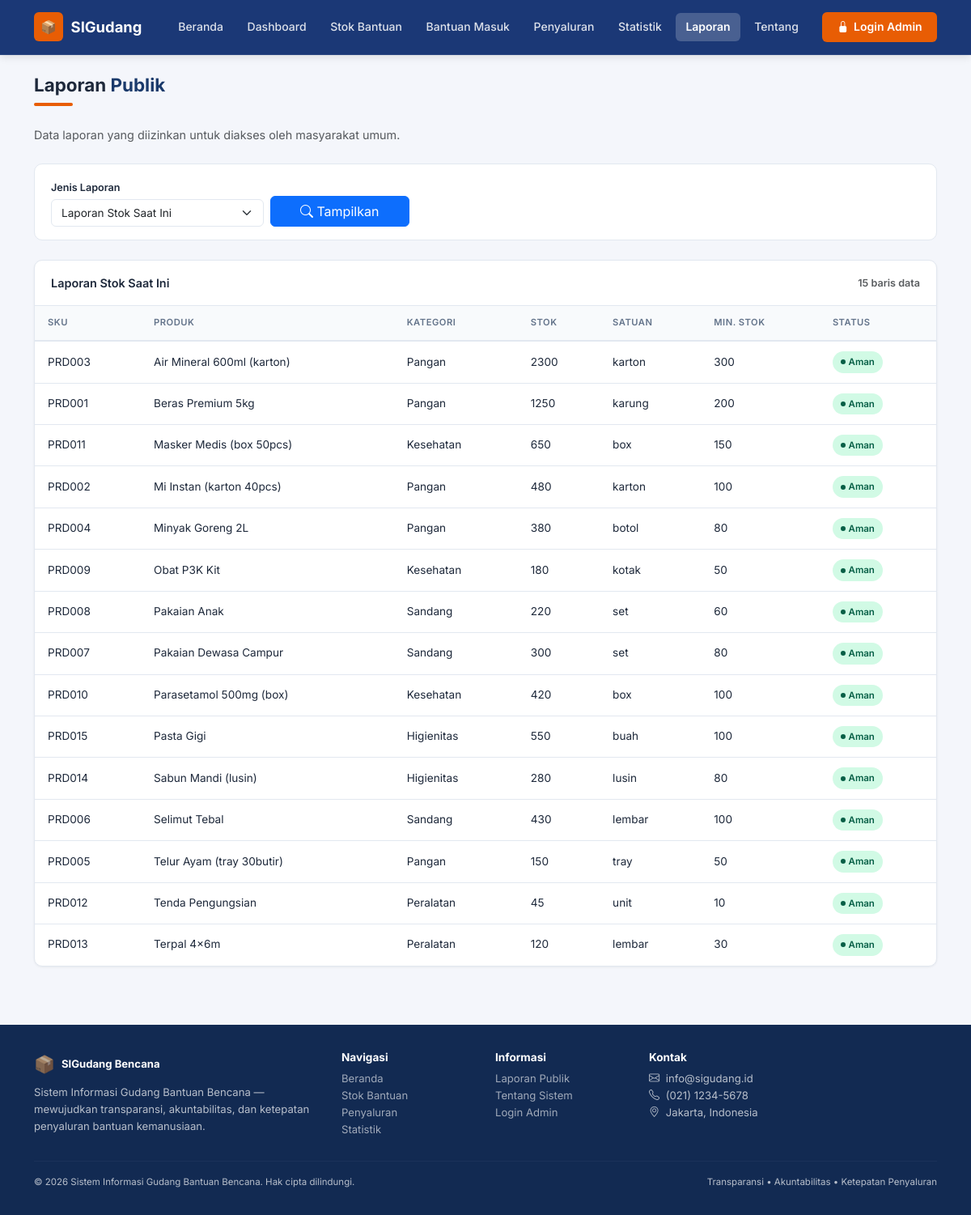
The page /public/laporan_publik.php on the database its author committed.
### tables this page shows
CREATE TABLE `products` (
  `id`            INT UNSIGNED NOT NULL AUTO_INCREMENT,
  `category_id`   INT UNSIGNED NOT NULL,
  `sku`           VARCHAR(50)  NOT NULL,
  `name`          VARCHAR(200) NOT NULL,
  `unit`          VARCHAR(30)  NOT NULL DEFAULT 'pcs',
  `price`         DECIMAL(15,2) NOT NULL DEFAULT 0.00,
  `stock`         INT          NOT NULL DEFAULT 0,
  `minimum_stock` INT          NOT NULL DEFAULT 0,
  `description`   TEXT                  DEFAULT NULL,
  `is_public`     TINYINT(1)   NOT NULL DEFAULT 1,
  `created_at`    DATETIME     NOT NULL DEFAULT CURRENT_TIMESTAMP,
  PRIMARY KEY (`id`),
  UNIQUE KEY `uq_sku` (`sku`),
  KEY `fk_prod_cat` (`category_id`),
  CONSTRAINT `fk_prod_cat` FOREIGN KEY (`category_id`)
    REFERENCES `categories` (`id`) ON UPDATE CASCADE ON DELETE RESTRICT
);

CREATE TABLE `categories` (
  `id`          INT UNSIGNED NOT NULL AUTO_INCREMENT,
  `name`        VARCHAR(100) NOT NULL,
  `description` TEXT                  DEFAULT NULL,
  `created_at`  DATETIME     NOT NULL DEFAULT CURRENT_TIMESTAMP,
  PRIMARY KEY (`id`),
  UNIQUE KEY `uq_cat_name` (`name`)
);

### helpers/functions.php (called while the page is built, shortened)
<?php
function e(string $str): string {
    return htmlspecialchars($str, ENT_QUOTES | ENT_HTML5, 'UTF-8');
}
function sanitizeString(mixed $val, int $maxLen = 500): string {
    $s = trim((string)($val ?? ''));
    return mb_substr($s, 0, $maxLen);
}

### public/laporan_publik.php (the view, shortened to what this page needs)
<?php
require_once dirname(__DIR__) . '/helpers/functions.php';
$db = getDB();
$jenisLaporan = sanitizeString($_GET['jenis'] ?? 'stok', 20);
$jenisList = [
  'stok'      => 'Laporan Stok Saat Ini',
  'distribusi' => 'Laporan Distribusi',
  'masuk'     => 'Laporan Bantuan Masuk',
];
$data = [];
$columns = [];
if ($jenisLaporan === 'stok') {
  $stmt = $db->query("
    SELECT p.sku, p.name AS produk, c.name AS kategori, p.stock, p.unit, p.minimum_stock,
           CASE WHEN p.stock <= p.minimum_stock THEN 'Kritis' ELSE 'Aman' END AS status
    FROM products p JOIN categories c ON p.category_id=c.id
    WHERE p.is_public=1 ORDER BY p.name
  ");
  $data = $stmt->fetchAll();
  $columns = ['SKU','Produk','Kategori','Stok','Satuan','Min. Stok','Status'];
}
include dirname(__DIR__) . '/views/partials/header_public.php';
?>
<div class="container py-4">
  <div class="mb-4">
    <h1 class="section-heading">Laporan <span>Publik</span></h1>
    <div class="section-divider"></div>
    <p class="text-muted">Data laporan yang diizinkan untuk diakses oleh masyarakat umum.</p>
  </div>
  <form method="GET" class="filter-bar mb-4">
    <div class="row g-2 align-items-end">
      <div class="col-md-3">
        <label class="form-label small fw-semibold mb-1">Jenis Laporan</label>
        <select name="jenis" class="form-select">
          <?php foreach ($jenisList as $k=>$v): ?>
            <option value="<?= $k ?>" <?= $jenisLaporan===$k?'selected':'' ?>><?= e($v) ?></option>
          <?php endforeach; ?>
        </select>
      </div>
      <div class="col-md-2 d-flex gap-1">
        <button type="submit" class="btn btn-primary flex-fill"><i class="bi bi-search"></i> Tampilkan</button>
      </div>
    </div>
  </form>
  <div class="card-panel">
    <div class="card-panel-header">
      <span><?= e($jenisList[$jenisLaporan]) ?></span>
      <small class="text-muted"><?= count($data) ?> baris data</small>
    </div>
    <div class="table-responsive">
      <table class="table-modern w-100">
        <thead><tr>
          <?php foreach ($columns as $col): ?>
            <th><?= e($col) ?></th>
          <?php endforeach; ?>
        </tr></thead>
        <tbody>
          <?php if (empty($data)): ?>
            <tr><td colspan="<?= count($columns) ?>" class="empty-state"><span class="empty-icon">📊</span>Tidak ada data untuk parameter ini</td></tr>
          <?php else: ?>
            <?php foreach ($data as $row): ?>
              <tr>
                <?php foreach (array_values($row) as $i => $cell): ?>
                  <td>
                    <?php if ($columns[$i]==='Status'): ?>
                      <span class="badge-status <?= $cell==='Kritis'?'badge-kritis':'badge-aman' ?>"><?= e($cell) ?></span>
                    <?php elseif ($columns[$i]==='Tanggal'): ?>
                      <?= e(formatDate((string)$cell,'d M Y')) ?>
                    <?php elseif ($columns[$i]==='Jumlah'): ?>
                      <strong><?= formatNumber((int)$cell) ?></strong>
                    <?php else: ?>
                      <?= e((string)$cell) ?>
                    <?php endif; ?>
                  </td>
                <?php endforeach; ?>
              </tr>
            <?php endforeach; ?>
          <?php endif; ?>
        </tbody>
      </table>
    </div>
  </div>
</div>
<?php include dirname(__DIR__) . '/views/partials/footer_public.php'; ?>

### assets/css/style.css (style rules this page uses)
:root { --primary: #1a3a6b; --primary-dark: #122a52; --primary-light: #2456a4; --accent: #e85d04; --accent-light: #ff6b08; --success: #0fa86a; --danger: #dc3545; --warning: #ffc107; --info: #0dcaf0; --sidebar-bg: #1a3a6b; --sidebar-text: rgba(255,255,255,0.85); --sidebar-hover: rgba(255,255,255,0.12); --sidebar-active:#2456a4; --body-bg: #f4f6fb; --card-bg: #ffffff; --border-color: #e2e8f0; --text-primary: #1e293b; --text-secondary:#64748b; --text-muted: #94a3b8; --shadow-sm: 0 1px 3px rgba(0,0,0,0.06); --shadow-md: 0 4px 16px rgba(0,0,0,0.08); --shadow-lg: 0 8px 32px rgba(0,0,0,0.12); --radius-sm: 6px; --radius-md: 10px; --radius-lg: 16px; --transition: all 0.2s ease; }
*, *::before, *::after { box-sizing: border-box; }
body { font-family: 'Inter', sans-serif; background: var(--body-bg); color: var(--text-primary); font-size: 0.9rem; line-height: 1.6; margin: 0; }
.card-panel { background: var(--card-bg); border-radius: var(--radius-md); box-shadow: var(--shadow-sm); border: 1px solid var(--border-color); }
.card-panel-header { padding: 1rem 1.25rem; border-bottom: 1px solid var(--border-color); display: flex; align-items: center; justify-content: space-between; font-weight: 600; font-size: 0.9rem; color: var(--text-primary); }
.table-modern { width: 100%; border-collapse: collapse; font-size: 0.85rem; }
.table-modern thead tr { background: #f8fafc; border-bottom: 2px solid var(--border-color); }
.table-modern th { padding: 0.75rem 1rem; font-weight: 600; color: var(--text-secondary); text-transform: uppercase; font-size: 0.7rem; letter-spacing: 0.5px; white-space: nowrap; }
.table-modern td { padding: 0.75rem 1rem; border-bottom: 1px solid var(--border-color); vertical-align: middle; }
.table-modern tbody tr:last-child td { border-bottom: none; }
.badge-status { display: inline-flex; align-items: center; gap: 4px; padding: 0.25rem 0.6rem; border-radius: 20px; font-size: 0.72rem; font-weight: 600; }
.badge-status::before { content: ''; width: 6px; height: 6px; border-radius: 50%; background: currentColor; }
.badge-aman { background: #d1fae5; color: #065f46; }
.filter-bar { background: var(--card-bg); border: 1px solid var(--border-color); border-radius: var(--radius-md); padding: 1rem 1.25rem; margin-bottom: 1rem; }
.filter-bar .form-control, .filter-bar .form-select { font-size: 0.85rem; border-color: var(--border-color); border-radius: var(--radius-sm); }
.section-heading { font-size: 1.4rem; font-weight: 700; color: var(--text-primary); }
.section-heading span { color: var(--primary); }
.section-divider { width: 48px; height: 4px; background: var(--accent); border-radius: 2px; margin: 0.5rem 0 1.5rem; }
.table-responsive { overflow-x: auto; }

### rows shown on the page
products: sku "PRD003", name "Air Mineral 600ml (karton)", category.name "Pangan", stock "2300", unit "karton", minimum_stock "300", cell "Aman"
products: sku "PRD001", name "Beras Premium 5kg", category.name "Pangan", stock "1250", unit "karung", minimum_stock "200", cell "Aman"
products: sku "PRD011", name "Masker Medis (box 50pcs)", category.name "Kesehatan", stock "650", unit "box", minimum_stock "150", cell "Aman"
products: sku "PRD002", name "Mi Instan (karton 40pcs)", category.name "Pangan", stock "480", unit "karton", minimum_stock "100", cell "Aman"
products: sku "PRD004", name "Minyak Goreng 2L", category.name "Pangan", stock "380", unit "botol", minimum_stock "80", cell "Aman"
products: sku "PRD009", name "Obat P3K Kit", category.name "Kesehatan", stock "180", unit "kotak", minimum_stock "50", cell "Aman"
products: sku "PRD008", name "Pakaian Anak", category.name "Sandang", stock "220", unit "set", minimum_stock "60", cell "Aman"
products: sku "PRD007", name "Pakaian Dewasa Campur", category.name "Sandang", stock "300", unit "set", minimum_stock "80", cell "Aman"
products: sku "PRD010", name "Parasetamol 500mg (box)", category.name "Kesehatan", stock "420", unit "box", minimum_stock "100", cell "Aman"
products: sku "PRD015", name "Pasta Gigi", category.name "Higienitas", stock "550", unit "buah", minimum_stock "100", cell "Aman"
products: sku "PRD014", name "Sabun Mandi (lusin)", category.name "Higienitas", stock "280", unit "lusin", minimum_stock "80", cell "Aman"
products: sku "PRD006", name "Selimut Tebal", category.name "Sandang", stock "430", unit "lembar", minimum_stock "100", cell "Aman"
products: sku "PRD005", name "Telur Ayam (tray 30butir)", category.name "Pangan", stock "150", unit "tray", minimum_stock "50", cell "Aman"
products: sku "PRD012", name "Tenda Pengungsian", category.name "Peralatan", stock "45", unit "unit", minimum_stock "10", cell "Aman"
products: sku "PRD013", name "Terpal 4x6m", category.name "Peralatan", stock "120", unit "lembar", minimum_stock "30", cell "Aman"

### other values the page prints
APP_SHORT "SIGudang"
$jenisList[$jenisLaporan] "Laporan Stok Saat Ini"
count($data) "15"
$col "SKU"
$col "PRODUK"
$col "KATEGORI"
$col "STOK"
$col "SATUAN"
$col "MIN. STOK"
$col "STATUS"
APP_NAME "Sistem Informasi Gudang Bantuan Bencana"
form field jenis "Laporan Stok Saat Ini"
